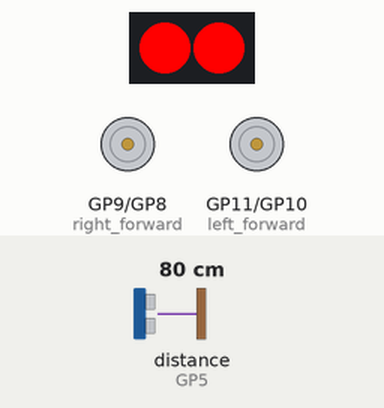
This program was run on a simulated Raspberry Pi Pico running MicroPython. Shown: 2 RGB LEDs in strip order, left to right, motor-driver pin pairs drawn as motors (green arrow = first pin HIGH = forward, orange = second pin HIGH = backward, longer = more drive). The test bench sets the inputs (shaded band); at power-on: distance to the obstacle (sensor on GP5) 80 cm. The echo pulse lasts 58.3 µs per cm; library files of the repository ran but are not shown: neopixel.py.

Above: at 0.1 s.
At 4.2 s:
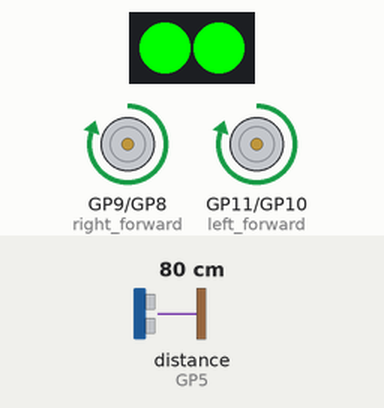
4.3 s: distance to the obstacle (sensor on GP5) set to 22 cm
5.8 s: distance to the obstacle (sensor on GP5) set to 17 cm
At 6.2 s:
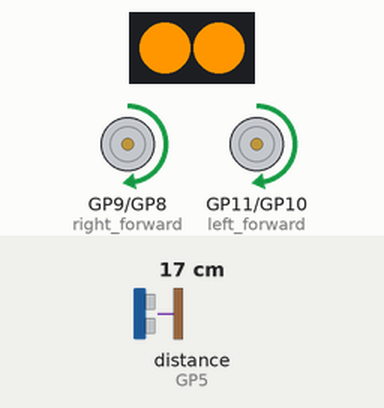
Timing chart, 0 to 8.8 s (numbered marks = the images above; inputs shaded):
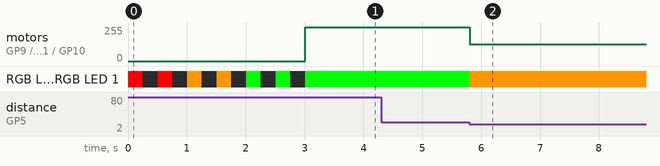

Measured:
- the behaviour switches between 20 and 19 cm on distance to the obstacle (sensor on GP5) (found by bisection; images 1 and 2)
- after the input at 4.3 s, every drawn part: stays the same
- after the input at 5.8 s, motor on GP9 (right_forward) / GP8 (right_reverse), motor on GP11 (left_forward) / GP10 (left_reverse): forward 253/255 → forward 127/255 at once; RGB LED 0, RGB LED 1: RGB(0, 255, 0) → RGB(255, 150, 0) at once

The program:

main.py
```python
from machine import Pin, PWM
import utime
import time
# We are using https://github.com/blaz-r/pi_pico_neopixel
from neopixel import Neopixel

NUMBER_PIXELS = 2
STATE_MACHINE = 0
LED_PIN = 18

# The Neopixels on the Maker Pi RP2040 are the GRB variety, not RGB
strip = Neopixel(NUMBER_PIXELS, STATE_MACHINE, LED_PIN, "GRB")

# Color RGB values
red = (255, 0, 0)
yellow = (255, 150, 0)
green = (0, 255, 0)
black = (0, 0, 0)
startColors = (red, black, red, black, yellow, black, yellow, black, green, black, green, black)

def showColor(color):
    for i in range(NUMBER_PIXELS):
        strip.set_pixel(i, color)
    strip.show()

# Using Grove 3 Connector
TRIGGER_PIN = 4 # White Wire
ECHO_PIN = 5 # Yellow Wire

# Init HC-SR04P pins
trigger = Pin(TRIGGER_PIN, Pin.OUT) # send trigger out to sensor
echo = Pin(ECHO_PIN, Pin.IN) # get the delay interval back

def ping():
    trigger.low()
    utime.sleep_us(2) # Wait 2 microseconds low
    trigger.high()
    utime.sleep_us(5) # Stay high for 5 microseconds
    trigger.low()
    while echo.value() == 0:
        signaloff = utime.ticks_us()
    while echo.value() == 1:
        signalon = utime.ticks_us()
    timepassed = signalon - signaloff
    distance = (timepassed * 0.0343) / 2
    return distance * .254

BUZZER_PIN = 22
buzzer = PWM(Pin(BUZZER_PIN))

def playTone():
    buzzer.duty_u16(1000)
    buzzer.freq(150)

def stopTone():
    buzzer.duty_u16(0)

# Motor definitions
FULL_POWER_LEVEL = 65024
RIGHT_FORWARD_PIN = 9
RIGHT_REVERSE_PIN = 8
LEFT_FORWARD_PIN = 11
LEFT_REVERSE_PIN = 10

right_forward = PWM(Pin(RIGHT_FORWARD_PIN))
right_reverse = PWM(Pin(RIGHT_REVERSE_PIN))
left_forward = PWM(Pin(LEFT_FORWARD_PIN))
left_reverse = PWM(Pin(LEFT_REVERSE_PIN))

def forward():
    right_forward.duty_u16(FULL_POWER_LEVEL)
    left_forward.duty_u16(FULL_POWER_LEVEL)

def forwardSlow():
    right_forward.duty_u16(FULL_POWER_LEVEL // 2)
    left_forward.duty_u16(FULL_POWER_LEVEL // 2)

def stop():
    right_forward.duty_u16(0)
    right_reverse.duty_u16(0)
    left_forward.duty_u16(0)
    left_reverse.duty_u16(0)

def reverseAndTurn():
    utime.sleep(.5)
    right_reverse.duty_u16(FULL_POWER_LEVEL // 4)
    left_reverse.duty_u16(FULL_POWER_LEVEL // 4)
    utime.sleep(1.5)
    left_reverse.duty_u16(0)
    left_forward.duty_u16(FULL_POWER_LEVEL // 4)
    utime.sleep(.75)
    stop()
    utime.sleep(.25)
    stopTone()
    forward()

for color in startColors:
    showColor(color)
    utime.sleep(.25)

forward()
while True:
    color = green      # Assume the way ahead is clear
    distance = ping()  # Check the distance
    if distance < 5:   # Obstruction ahead, slow down
        color = yellow
        forwardSlow()
    if distance < 2.5: # Obstruction too close, stop, and play tone
        color = red
        stop()
        playTone()
    showColor(color)
    if color == red:  # If we stopped, back up and turn
        reverseAndTurn()
```
